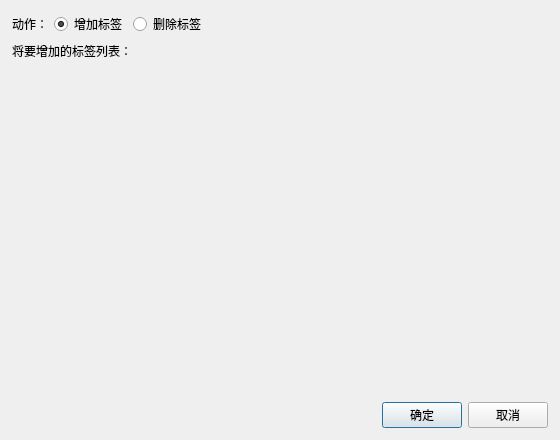
<?xml version="1.0" encoding="UTF-8"?>
<ui version="4.0">
 <class>BatchTagEditDialog</class>
 <widget class="QDialog" name="BatchTagEditDialog">
  <property name="geometry">
   <rect>
    <x>0</x>
    <y>0</y>
    <width>560</width>
    <height>440</height>
   </rect>
  </property>
  <property name="windowTitle">
   <string>批量编辑标签</string>
  </property>
  <layout class="QVBoxLayout" name="verticalLayout">
   <property name="leftMargin">
    <number>12</number>
   </property>
   <property name="topMargin">
    <number>12</number>
   </property>
   <property name="rightMargin">
    <number>12</number>
   </property>
   <property name="bottomMargin">
    <number>12</number>
   </property>
   <item>
    <layout class="QHBoxLayout" name="horizontalLayoutAction">
     <item>
      <widget class="QLabel" name="labelAction">
       <property name="text">
        <string>动作：</string>
       </property>
      </widget>
     </item>
     <item>
      <widget class="QRadioButton" name="radioButtonAddTags">
       <property name="text">
        <string>增加标签</string>
       </property>
       <property name="checked">
        <bool>true</bool>
       </property>
      </widget>
     </item>
     <item>
      <widget class="QRadioButton" name="radioButtonRemoveTags">
       <property name="text">
        <string>删除标签</string>
       </property>
      </widget>
     </item>
     <item>
      <spacer name="horizontalSpacerAction">
       <property name="orientation">
        <enum>Qt::Orientation::Horizontal</enum>
       </property>
       <property name="sizeHint" stdset="0">
        <size>
         <width>40</width>
         <height>20</height>
        </size>
       </property>
      </spacer>
     </item>
    </layout>
   </item>
   <item>
    <widget class="QLabel" name="labelTagList">
     <property name="text">
      <string>将要增加的标签列表：</string>
     </property>
    </widget>
   </item>
   <item>
    <widget class="QWidget" name="widgetTagList">
     <property name="sizePolicy">
      <sizepolicy hsizetype="Expanding" vsizetype="Expanding">
       <horstretch>0</horstretch>
       <verstretch>1</verstretch>
      </sizepolicy>
     </property>
     <layout class="QVBoxLayout" name="verticalLayoutTagList">
      <property name="leftMargin">
       <number>0</number>
      </property>
      <property name="topMargin">
       <number>0</number>
      </property>
      <property name="rightMargin">
       <number>0</number>
      </property>
      <property name="bottomMargin">
       <number>0</number>
      </property>
     </layout>
    </widget>
   </item>
   <item>
    <layout class="QHBoxLayout" name="horizontalLayoutButtons">
     <item>
      <spacer name="horizontalSpacerButtons">
       <property name="orientation">
        <enum>Qt::Orientation::Horizontal</enum>
       </property>
       <property name="sizeHint" stdset="0">
        <size>
         <width>40</width>
         <height>20</height>
        </size>
       </property>
      </spacer>
     </item>
     <item>
      <widget class="QPushButton" name="pushButtonConfirm">
       <property name="text">
        <string>确定</string>
       </property>
       <property name="default">
        <bool>true</bool>
       </property>
      </widget>
     </item>
     <item>
      <widget class="QPushButton" name="pushButtonCancel">
       <property name="text">
        <string>取消</string>
       </property>
      </widget>
     </item>
    </layout>
   </item>
  </layout>
 </widget>
 <resources/>
 <connections/>
</ui>
